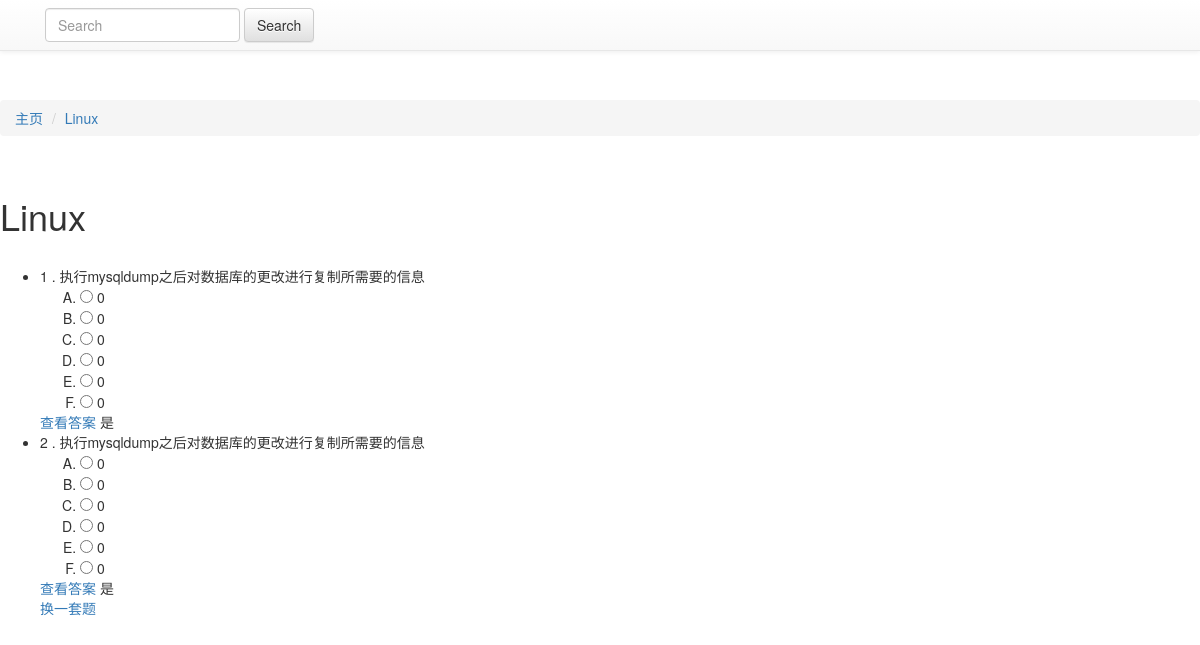
Page /rango/category/linux/xz/ on the earlier database version.
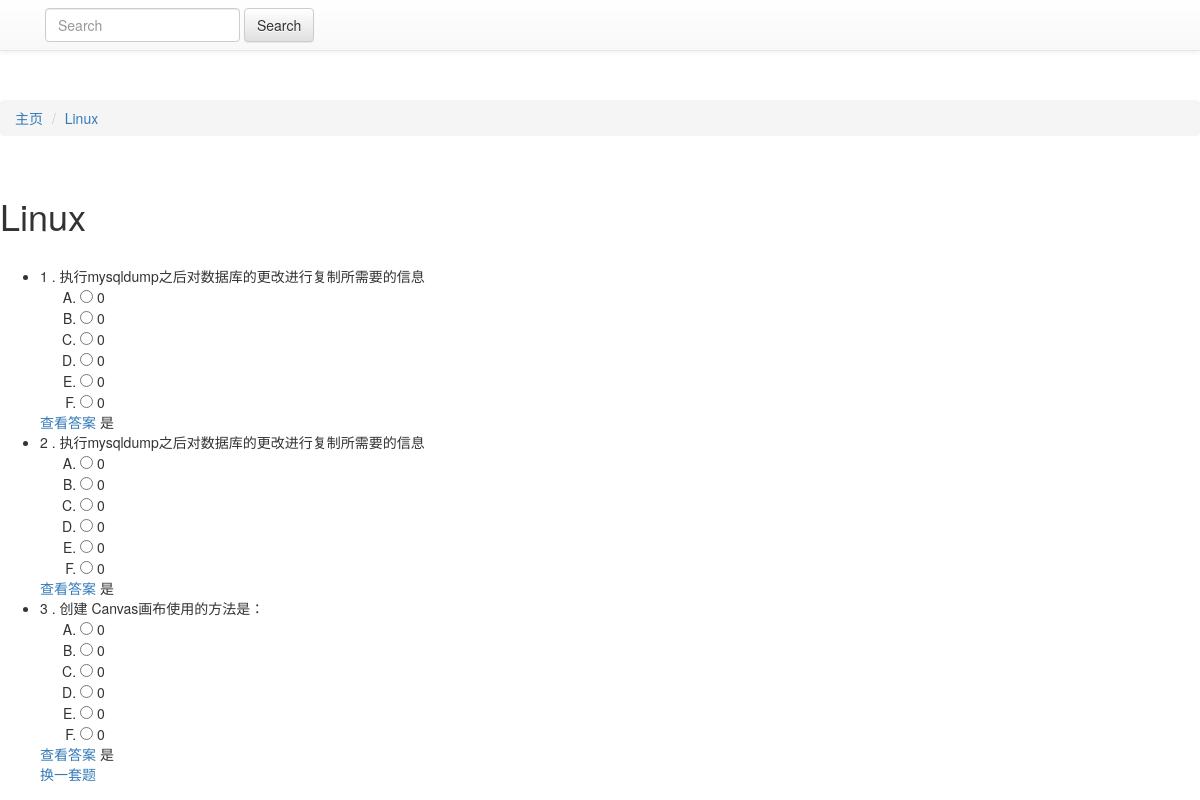
Same page on the later database version.
### rango/models.py (models this page shows, shortened)
class Category(models.Model) :
    name = models.CharField( max_length=128, unique=True)
    likes = models.IntegerField(default=0)
    views = models.IntegerField(default=0)
    slug = models.SlugField(unique=True)

class Page(models.Model) :
    category = models.ForeignKey(Category)#所属科目（选项）
    page_id = models.IntegerField(unique=True,default=0)#题目的唯一ID
    stage = models.CharField(max_length=128)#所属阶段（选项）
    mytype = models.CharField(max_length=28, default=0)#题目类型（选项单选、多选、判断、填空、简答、代码、实操）
    key = models.CharField(max_length=28, default=0)#关键字
    level = models.CharField(max_length=28, default=0)#难度等级（选项ABCD）
    body = models.CharField(max_length=128, default=0)#题干
    option_A = models.CharField(max_length=128, default=0)#A 选项
    option_B = models.CharField(max_length=128, default=0)#B 选项
    option_C = models.CharField(max_length=128, default=0)#C 选项
    option_D = models.CharField(max_length=128, default=0)#D 选项
    option_E = models.CharField(max_length=128, default=0)#E 选项
    option_F = models.CharField(max_length=128, default=0)#F 选项
    information = models.CharField(max_length=28, default=0)#所属知识点（读关联  分隔;）
    answer = models.CharField(max_length=128, default=0)#答案
    explain = models.CharField(max_length=1028, default=0)#答案说明
    author = models.CharField(max_length=1028, default=0)#出题人

### rango/views.py (the view)
# urls.py: url(r'^category/(?P<category_name_slug>[\w\-]+)/xz/$', views.xz, name='xz'),
def xz(request, category_name_slug) :
	context_dict = {}
	try:
		category = Category.objects.get( slug=category_name_slug)
		context_dict['category_name' ] = category.name
		pages = Page.objects.filter( category=category)
		pages_list = pages.order_by( '?' ) [: 5]
		context_dict['pages' ] = pages_list
		context_dict['category' ] = category
		context_dict['category_name_slug' ] =category_name_slug #new
	except Category.DoesNotExist:
		pass
	return render( request, 'rango/xz.html' , context_dict)

### templates/rango/xz.html (shortened to what this page needs)
{% extends 'base.html' %}
{% load staticfiles %}
{% block myblock %}
	    <nav class="navbar navbar-default navbar-fixed-top">
	  <div class="container">
	  <form class="navbar-form navbar-left" role="search">
	  <div class="form-group">
	    <input type="text" class="form-control" placeholder="Search">
	  </div>
	  <button type="submit" class="btn btn-default">Search</button>
	</form>
	 </div>
	</nav>
	<br>
{% endblock %}
{% block body_block %}
	<br>
	<br>
	<br>
	<br>
	<ol class="breadcrumb">
  	<li><a href="/rango/">主页</a></li>
  	<li><a href="/rango/category/{{category_name_slug}}/">{{ category_name }}</a></li>
	</ol>
	<br>
	<h1>{{ category_name }}</h1><br>
	{% if category %}
		{% if pages %}
		<ul>
			{% for page in pages %}
				<li>{{ forloop.counter }} . {{ page.title }} {{ page.body }} <br>
				<ol type="A" class="xuanxiang">
				<li>
				<input type="radio" name="0065a9e9-4c37-48d6-8d64-5cb23cd5453d" value="">
				{{ page.option_A }}</li>
				<li>
				<input type="radio" name="0065a9e9-4c37-48d6-8d64-5cb23cd5453d" value="">
				{{ page.option_B }}</li>
				<li>
				<input type="radio" name="0065a9e9-4c37-48d6-8d64-5cb23cd5453d" value="">
				{{ page.option_C }}</li>
				<li>
				<input type="radio" name="0065a9e9-4c37-48d6-8d64-5cb23cd5453d" value="">
				{{ page.option_D }}</li>
				<li>
				<input type="radio" name="0065a9e9-4c37-48d6-8d64-5cb23cd5453d" value="">
				{{ page.option_E }}</li>
				<li>
				<input type="radio" name="0065a9e9-4c37-48d6-8d64-5cb23cd5453d" value="">
				{{ page.option_F }}</li>
				</ol>
				<a href="#">查看答案</a>
				{{ page.answer }}</li>
				{% endfor %}
			<div id="" ><a href="/rango/category/{{category_name_slug}}/xz/">换一套题</a></div>
		</ul>
			{% endif %}
	{% else %}
		<strong>No pages currently in category. </strong>
		{% endif %}
{% endblock %}

### templates/base.html (shortened to what this page needs)
<!DOCTYPE html>
<html>
<head>
	<link rel="stylesheet" href="//cdn.bootcss.com/bootstrap/3.3.5/css/bootstrap.min.css">
	<link rel="stylesheet" href="//cdn.bootcss.com/bootstrap/3.3.5/css/bootstrap-theme.min.css">
</head>
<body>
	{% block myblock %}{% endblock %}
      	{% block body_block %}{% endblock %}
</body>
</html>

Differences in the rows shown:
added Page: body "创建 Canvas画布使用的方法是：", option_A "0", option_B "0", option_C "0", option_D "0", option_E "0", option_F "0", answer "是"
